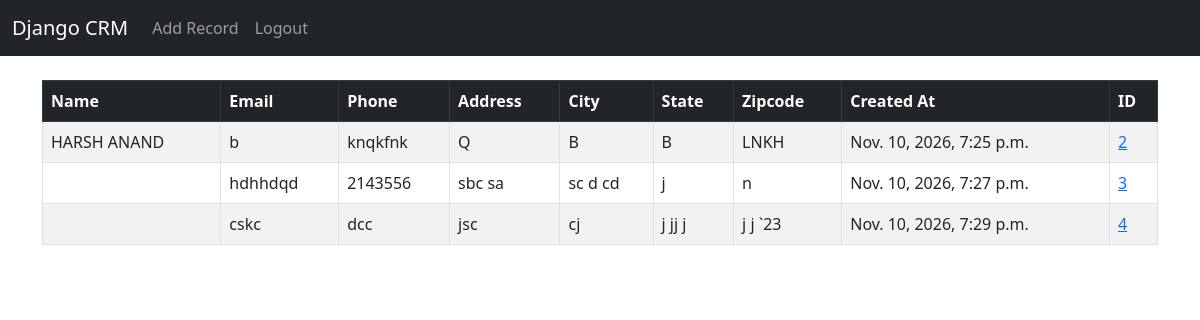
The app's page / (signed in) with its own data.
### products/models.py (models this page shows, shortened)
class Record(models.Model):
    created_at = models.DateTimeField(auto_now_add=True)
    first_name = models.CharField(max_length=50, default='')
    last_name = models.CharField(max_length=50, default='')
    email = models.CharField(max_length=100, default='')
    phone = models.CharField(max_length=15, default='')
    address = models.CharField(max_length=100, default='')
    city = models.CharField(max_length=50, default='')
    state = models.CharField(max_length=50, default='')
    zipcode = models.CharField(max_length=20, default='')

### products/views.py (the view)
# urls.py: path('', views.home, name='home'),
def home(request):
	records = Record.objects.all()
	if request.method == 'POST':
		username = request.POST['username']
		password = request.POST['password']
		user = authenticate(request, username=username, password=password)
		if user is not None:
			login(request, user)
			messages.success(request, "You Have Been Logged In!")
			return redirect('home')
		else:
			messages.success(request, "There Was An Error Logging In, Please Try Again...")
			return redirect('home')
	else:
		return render(request, 'home.html', {'records':records})

### products/Templates/home.html (shortened to what this page needs)
{% extends 'base.html' %}
{% block content %}
{% if user.is_authenticated %}
<table class="table table-striped table-hover table-bordered">
  <thead class="table-dark">
    <tr>
      <th scope="col">Name</th>
      <th scope="col">Email</th>
      <th scope="col">Phone</th>
      <th scope="col">Address</th>
      <th scope="col">City</th>
      <th scope="col">State</th>
      <th scope="col">Zipcode</th>
      <th scope="col">Created At</th>
      <th scope="col">ID</th>
    </tr>
  </thead>
  <tbody>
{% if records %}
	{% for record in records %}
		<tr>
			<td>{{ record.first_name }} {{ record.last_name }}</td>
			<td>{{ record.email }}</td>
			<td>{{ record.phone }}</td>
			<td>{{ record.address }}</td>
			<td>{{ record.city }}</td>
			<td>{{ record.state }}</td>
			<td>{{ record.zipcode }}</td>
			<td>{{ record.created_at }}</td>
			<td><a href="{% url 'record' record.id %}">{{ record.id }}</a></td>
		</tr>
	{% endfor %}
{% endif %}
	  </tbody>
	</table>
{% endif %}
{% endblock %}

### products/Templates/Base.html (shortened to what this page needs)
<!doctype html>
<html lang="en">
  <head>
    <link href="https://cdn.jsdelivr.net/npm/bootstrap@5.3.0-alpha1/dist/css/bootstrap.min.css" rel="stylesheet">
  </head>
  <body>
    {% include 'navbar.html' %}
    <div class="container">
      <br/>
      {% block content %}
      {% endblock%}
    </div>
  </body>
</html>

### products/Templates/navbar.html (shortened to what this page needs)
<nav class="navbar navbar-expand-lg navbar-dark bg-dark">
  <div class="container-fluid">
    <a class="navbar-brand" href="{% url 'home' %}">Django CRM</a>
    <div class="collapse navbar-collapse" id="navbarSupportedContent">
      <ul class="navbar-nav me-auto mb-2 mb-lg-0">
        {% if user.is_authenticated %}
        <li class="nav-item">
          <a class="nav-link" href="{% url 'add_record' %}">Add Record</a>
        </li>
        <li class="nav-item">
          <a class="nav-link" href="{% url 'logout' %}">Logout</a>
        </li>
        {% endif %}
      </ul>
    </div>
  </div>
</nav>

### records on screen
Record: first_name "HARSH", last_name "ANAND", email "b", phone "knqkfnk", address "Q", city "B", state "B", zipcode "LNKH", created_at "Nov. 10, 2026, 7:25 p.m.", id "2"
Record: email "hdhhdqd", phone "2143556", address "sbc sa", city "sc d cd", state "j", zipcode "n", created_at "Nov. 10, 2026, 7:27 p.m.", id "3"
Record: email "cskc", phone "dcc", address "jsc", city "cj", state "j jj j", zipcode "j j `23", created_at "Nov. 10, 2026, 7:29 p.m.", id "4"
